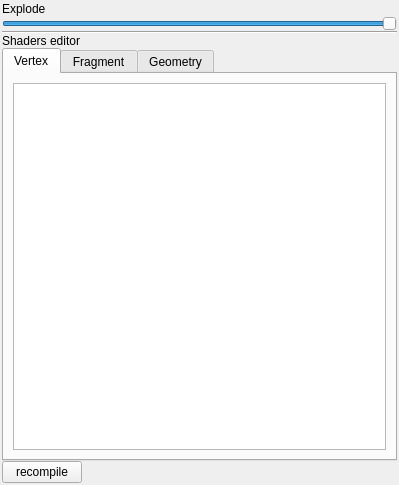
<?xml version="1.0" encoding="UTF-8"?>
<ui version="4.0">
 <class>DockWidget</class>
 <widget class="QDockWidget" name="DockWidget">
  <property name="geometry">
   <rect>
    <x>0</x>
    <y>0</y>
    <width>399</width>
    <height>485</height>
   </rect>
  </property>
  <property name="sizePolicy">
   <sizepolicy hsizetype="Expanding" vsizetype="Expanding">
    <horstretch>0</horstretch>
    <verstretch>0</verstretch>
   </sizepolicy>
  </property>
  <property name="minimumSize">
   <size>
    <width>324</width>
    <height>419</height>
   </size>
  </property>
  <property name="floating">
   <bool>true</bool>
  </property>
  <property name="windowTitle">
   <string>Interface ShaderFlat</string>
  </property>
  <widget class="QWidget" name="dockWidgetContents">
   <property name="sizePolicy">
    <sizepolicy hsizetype="Expanding" vsizetype="Expanding">
     <horstretch>0</horstretch>
     <verstretch>0</verstretch>
    </sizepolicy>
   </property>
   <property name="minimumSize">
    <size>
     <width>324</width>
     <height>394</height>
    </size>
   </property>
   <layout class="QGridLayout" name="gridLayout">
    <property name="margin">
     <number>2</number>
    </property>
    <property name="spacing">
     <number>4</number>
    </property>
    <item row="0" column="0">
     <layout class="QVBoxLayout" name="verticalLayout" stretch="0,0,0,0,0,0">
      <property name="spacing">
       <number>0</number>
      </property>
      <property name="sizeConstraint">
       <enum>QLayout::SetDefaultConstraint</enum>
      </property>
      <property name="margin">
       <number>0</number>
      </property>
      <item>
       <widget class="QLabel" name="label">
        <property name="text">
         <string>Explode</string>
        </property>
       </widget>
      </item>
      <item>
       <widget class="QSlider" name="explodeSlider">
        <property name="sizePolicy">
         <sizepolicy hsizetype="Expanding" vsizetype="Fixed">
          <horstretch>1</horstretch>
          <verstretch>0</verstretch>
         </sizepolicy>
        </property>
        <property name="minimum">
         <number>20</number>
        </property>
        <property name="maximum">
         <number>100</number>
        </property>
        <property name="value">
         <number>100</number>
        </property>
        <property name="sliderPosition">
         <number>100</number>
        </property>
        <property name="orientation">
         <enum>Qt::Horizontal</enum>
        </property>
       </widget>
      </item>
      <item>
       <widget class="Line" name="line">
        <property name="orientation">
         <enum>Qt::Horizontal</enum>
        </property>
       </widget>
      </item>
      <item>
       <widget class="QLabel" name="label_2">
        <property name="text">
         <string>Shaders editor</string>
        </property>
       </widget>
      </item>
      <item>
       <widget class="QTabWidget" name="tabWidget">
        <property name="currentIndex">
         <number>0</number>
        </property>
        <widget class="QWidget" name="tab">
         <attribute name="title">
          <string>Vertex</string>
         </attribute>
         <layout class="QGridLayout" name="gridLayout_4">
          <item row="0" column="0">
           <widget class="QTextEdit" name="vertexEdit">
            <property name="lineWrapMode">
             <enum>QTextEdit::NoWrap</enum>
            </property>
            <property name="tabStopWidth">
             <number>20</number>
            </property>
            <property name="acceptRichText">
             <bool>false</bool>
            </property>
           </widget>
          </item>
         </layout>
        </widget>
        <widget class="QWidget" name="tab_2">
         <attribute name="title">
          <string>Fragment</string>
         </attribute>
         <layout class="QGridLayout" name="gridLayout_2">
          <item row="0" column="0">
           <widget class="QTextEdit" name="fragmentEdit">
            <property name="lineWrapMode">
             <enum>QTextEdit::NoWrap</enum>
            </property>
            <property name="tabStopWidth">
             <number>20</number>
            </property>
            <property name="acceptRichText">
             <bool>false</bool>
            </property>
           </widget>
          </item>
         </layout>
        </widget>
        <widget class="QWidget" name="tab_3">
         <attribute name="title">
          <string>Geometry</string>
         </attribute>
         <layout class="QGridLayout" name="gridLayout_3">
          <item row="0" column="0">
           <widget class="QTextEdit" name="geometryEdit">
            <property name="sizePolicy">
             <sizepolicy hsizetype="Expanding" vsizetype="Expanding">
              <horstretch>1</horstretch>
              <verstretch>1</verstretch>
             </sizepolicy>
            </property>
            <property name="verticalScrollBarPolicy">
             <enum>Qt::ScrollBarAsNeeded</enum>
            </property>
            <property name="horizontalScrollBarPolicy">
             <enum>Qt::ScrollBarAsNeeded</enum>
            </property>
            <property name="lineWrapMode">
             <enum>QTextEdit::NoWrap</enum>
            </property>
            <property name="overwriteMode">
             <bool>false</bool>
            </property>
            <property name="tabStopWidth">
             <number>20</number>
            </property>
            <property name="acceptRichText">
             <bool>false</bool>
            </property>
           </widget>
          </item>
         </layout>
        </widget>
       </widget>
      </item>
      <item>
       <widget class="QPushButton" name="compileButton">
        <property name="sizePolicy">
         <sizepolicy hsizetype="Maximum" vsizetype="Fixed">
          <horstretch>0</horstretch>
          <verstretch>0</verstretch>
         </sizepolicy>
        </property>
        <property name="text">
         <string>recompile</string>
        </property>
       </widget>
      </item>
     </layout>
    </item>
   </layout>
  </widget>
 </widget>
 <resources/>
 <connections/>
</ui>
